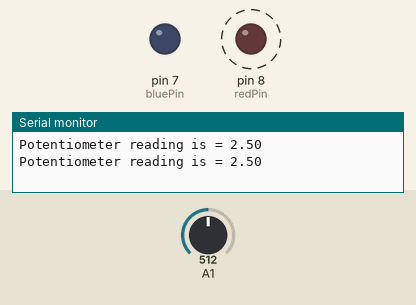
Bench run of a sketch on a simulated Arduino Uno, built with avr-gcc and run on an emulated ATmega328P. Parts: output pins drawn as LEDs (lit = HIGH), the last lines printed to the serial monitor. Dashed ring = blinking. Inputs (shaded band) come from the test bench; at power-on: A1 = 512.

Above: at 1.8 s.
1.9 s: A1 set to 0
At 3.2 s:
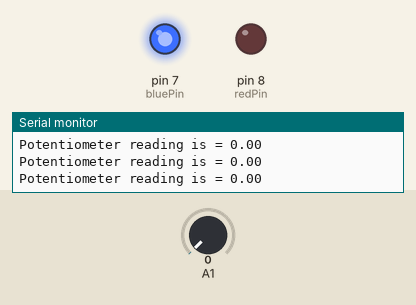
3.5 s: A1 set to 122
At 3.9 s:
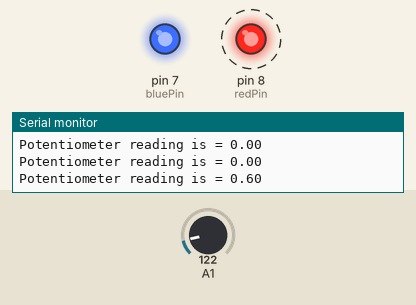
Timing chart, 0 to 13.0 s (numbered marks = the images above; inputs shaded):
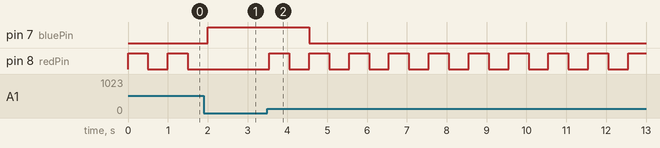

The sketch:

Potentiometer_LEDs_VoltageRange.ino
```cpp
int voltReader = A1;
int redPin = 8;
int bluePin = 7;
int time = 1000;
int volt;
float realVolts;


//brightness


int redlighttime_more = 50;
int redlighttime_less = 500;


void setup() {
  // put your setup code here, to run once:
  pinMode(A1,INPUT);
  pinMode(8,OUTPUT);
  pinMode(7,OUTPUT);
  Serial.begin(9600);
}

void loop() {
  // put your main code here, to run repeatedly:
  volt = analogRead(A1);
  realVolts = (5.0/1023.0) * volt;
  Serial.print("Potentiometer reading is = ");
  Serial.println(realVolts);


if (realVolts > 4.0){

  digitalWrite(redPin,HIGH);
  delay(redlighttime_more);
  digitalWrite(redPin,LOW);
  delay(redlighttime_more);
  digitalWrite(redPin,HIGH);
  delay(redlighttime_more);
  digitalWrite(redPin,LOW);
  delay(redlighttime_more);
  digitalWrite(redPin,HIGH);
  delay(redlighttime_more);
  digitalWrite(redPin,LOW);

  }

if (realVolts < 4.0 && realVolts != 0.0){

  digitalWrite(redPin,HIGH);
  delay(redlighttime_less);
  digitalWrite(redPin,LOW);
  delay(redlighttime_less);
  }

if (realVolts == 0.0){
  digitalWrite(bluePin,HIGH);
}

if (realVolts != 0.0){
  digitalWrite(bluePin,LOW);
}


}
```

Measured:
- after the input at 1.9 s, pin 7 (bluePin): LOW → HIGH after 0.10 s; pin 8 (redPin): stays LOW (without the input it goes to HIGH after 0.10 s)
- after the input at 3.5 s, pin 7 (bluePin): HIGH → LOW after 1.0 s; pin 8 (redPin): alternates HIGH for 0.50 s and LOW for 0.50 s, starting after 0.05 s
- by itself, pin 8 (redPin): alternates HIGH for 0.50 s and LOW for 0.50 s
